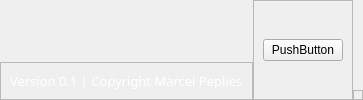
     <widget class="QFrame" name="footer_frame">
      <property name="frameShape">
       <enum>QFrame::NoFrame</enum>
      </property>
      <property name="frameShadow">
       <enum>QFrame::Raised</enum>
      </property>
      <layout class="QHBoxLayout" name="horizontalLayout_5">
       <property name="spacing">
        <number>0</number>
       </property>
       <property name="leftMargin">
        <number>0</number>
       </property>
       <property name="topMargin">
        <number>0</number>
       </property>
       <property name="rightMargin">
        <number>0</number>
       </property>
       <property name="bottomMargin">
        <number>0</number>
       </property>
       <item alignment="Qt::AlignLeft|Qt::AlignBottom">
        <widget class="QFrame" name="footer_left_frame">
         <property name="frameShape">
          <enum>QFrame::StyledPanel</enum>
         </property>
         <property name="frameShadow">
          <enum>QFrame::Raised</enum>
         </property>
         <layout class="QHBoxLayout" name="horizontalLayout_7">
          <item>
           <widget class="QLabel" name="label">
            <property name="font">
             <font>
              <family>Dosis</family>
              <pointsize>10</pointsize>
              <weight>50</weight>
              <bold>false</bold>
             </font>
            </property>
            <property name="styleSheet">
             <string notr="true">color: rgb(255, 255, 255);</string>
            </property>
            <property name="text">
             <string>Version 0.1 | Copyright Marcel Peplies</string>
            </property>
           </widget>
          </item>
         </layout>
        </widget>
       </item>
       <item>
        <widget class="QFrame" name="footer_right">
         <property name="frameShape">
          <enum>QFrame::StyledPanel</enum>
         </property>
         <property name="frameShadow">
          <enum>QFrame::Raised</enum>
         </property>
         <layout class="QHBoxLayout" name="horizontalLayout_6">
          <item>
           <widget class="QPushButton" name="pushButton_2">
            <property name="text">
             <string>PushButton</string>
            </property>
           </widget>
          </item>
         </layout>
        </widget>
       </item>
       <item alignment="Qt::AlignBottom">
        <widget class="QFrame" name="size_grip">
         <property name="minimumSize">
          <size>
           <width>10</width>
           <height>10</height>
          </size>
         </property>
         <property name="maximumSize">
          <size>
           <width>10</width>
           <height>10</height>
          </size>
         </property>
         <property name="frameShape">
          <enum>QFrame::StyledPanel</enum>
         </property>
         <property name="frameShadow">
          <enum>QFrame::Raised</enum>
         </property>
        </widget>
       </item>
      </layout>
     </widget>
